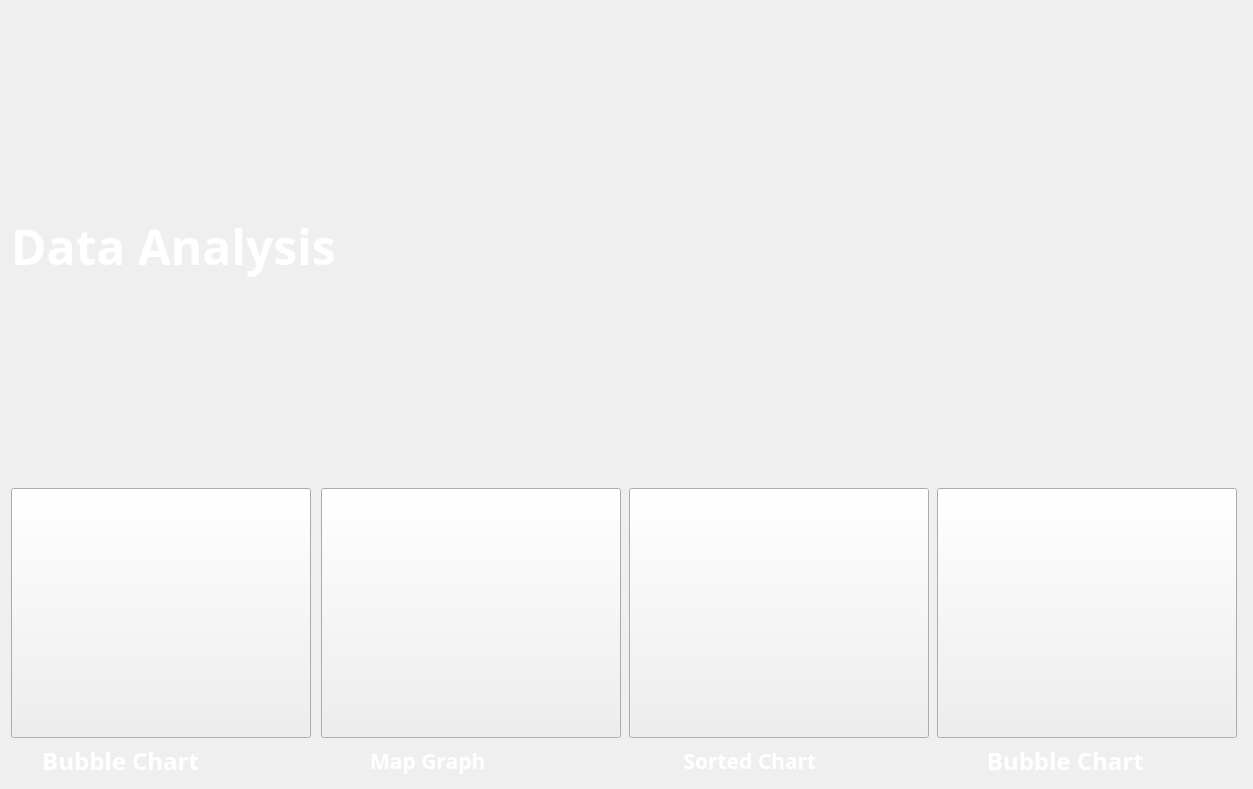
<?xml version="1.0" encoding="UTF-8"?>
<ui version="4.0">
 <class>Form</class>
 <widget class="QWidget" name="Form">
  <property name="geometry">
   <rect>
    <x>0</x>
    <y>0</y>
    <width>1253</width>
    <height>789</height>
   </rect>
  </property>
  <property name="minimumSize">
   <size>
    <width>1150</width>
    <height>730</height>
   </size>
  </property>
  <property name="windowTitle">
   <string>COVID-19 Updates</string>
  </property>
  <property name="styleSheet">
   <string notr="true">border-image: url(:/images/coronavirus-image-1_1200xx2121-1193-0-111.jpg);</string>
  </property>
  <layout class="QGridLayout" name="gridLayout_6">
   <item row="0" column="0">
    <spacer name="verticalSpacer_2">
     <property name="orientation">
      <enum>Qt::Vertical</enum>
     </property>
     <property name="sizeHint" stdset="0">
      <size>
       <width>20</width>
       <height>163</height>
      </size>
     </property>
    </spacer>
   </item>
   <item row="1" column="0">
    <widget class="QLabel" name="label">
     <property name="font">
      <font>
       <family>Book Antiqua</family>
       <pointsize>36</pointsize>
       <weight>75</weight>
       <bold>true</bold>
      </font>
     </property>
     <property name="styleSheet">
      <string notr="true">color: rgb(255, 255, 255);
border-image: url(:/images/4E001F.jpg);</string>
     </property>
     <property name="text">
      <string>Data Analysis</string>
     </property>
    </widget>
   </item>
   <item row="1" column="1">
    <spacer name="horizontalSpacer_5">
     <property name="orientation">
      <enum>Qt::Horizontal</enum>
     </property>
     <property name="sizeHint" stdset="0">
      <size>
       <width>848</width>
       <height>20</height>
      </size>
     </property>
    </spacer>
   </item>
   <item row="2" column="0">
    <spacer name="verticalSpacer">
     <property name="orientation">
      <enum>Qt::Vertical</enum>
     </property>
     <property name="sizeHint" stdset="0">
      <size>
       <width>20</width>
       <height>163</height>
      </size>
     </property>
    </spacer>
   </item>
   <item row="3" column="0" colspan="2">
    <layout class="QGridLayout" name="gridLayout_5">
     <item row="0" column="0">
      <layout class="QGridLayout" name="gridLayout">
       <item row="0" column="2">
        <widget class="QPushButton" name="BubbleChartButton">
         <property name="minimumSize">
          <size>
           <width>300</width>
           <height>250</height>
          </size>
         </property>
         <property name="cursor">
          <cursorShape>PointingHandCursor</cursorShape>
         </property>
         <property name="styleSheet">
          <string notr="true">border-image: url(:/images/bubble.JPG);</string>
         </property>
         <property name="text">
          <string/>
         </property>
        </widget>
       </item>
       <item row="1" column="2">
        <widget class="QLabel" name="label_10">
         <property name="font">
          <font>
           <family>Book Antiqua</family>
           <pointsize>18</pointsize>
           <weight>75</weight>
           <bold>true</bold>
          </font>
         </property>
         <property name="styleSheet">
          <string notr="true">color: rgb(255, 255, 255);
border-image: url(:/images/4E001F.jpg);</string>
         </property>
         <property name="text">
          <string>     Bubble Chart</string>
         </property>
        </widget>
       </item>
       <item row="0" column="0">
        <spacer name="horizontalSpacer_6">
         <property name="orientation">
          <enum>Qt::Horizontal</enum>
         </property>
         <property name="sizeHint" stdset="0">
          <size>
           <width>40</width>
           <height>20</height>
          </size>
         </property>
        </spacer>
       </item>
       <item row="0" column="3">
        <spacer name="horizontalSpacer">
         <property name="orientation">
          <enum>Qt::Horizontal</enum>
         </property>
         <property name="sizeHint" stdset="0">
          <size>
           <width>40</width>
           <height>20</height>
          </size>
         </property>
        </spacer>
       </item>
       <item row="0" column="1">
        <spacer name="horizontalSpacer_13">
         <property name="orientation">
          <enum>Qt::Horizontal</enum>
         </property>
         <property name="sizeHint" stdset="0">
          <size>
           <width>40</width>
           <height>20</height>
          </size>
         </property>
        </spacer>
       </item>
      </layout>
     </item>
     <item row="0" column="1">
      <layout class="QGridLayout" name="gridLayout_2">
       <item row="0" column="2">
        <spacer name="horizontalSpacer_12">
         <property name="orientation">
          <enum>Qt::Horizontal</enum>
         </property>
         <property name="sizeHint" stdset="0">
          <size>
           <width>40</width>
           <height>20</height>
          </size>
         </property>
        </spacer>
       </item>
       <item row="0" column="1">
        <spacer name="horizontalSpacer_11">
         <property name="orientation">
          <enum>Qt::Horizontal</enum>
         </property>
         <property name="sizeHint" stdset="0">
          <size>
           <width>40</width>
           <height>20</height>
          </size>
         </property>
        </spacer>
       </item>
       <item row="0" column="0">
        <spacer name="horizontalSpacer_7">
         <property name="orientation">
          <enum>Qt::Horizontal</enum>
         </property>
         <property name="sizeHint" stdset="0">
          <size>
           <width>40</width>
           <height>20</height>
          </size>
         </property>
        </spacer>
       </item>
       <item row="0" column="4">
        <spacer name="horizontalSpacer_2">
         <property name="orientation">
          <enum>Qt::Horizontal</enum>
         </property>
         <property name="sizeHint" stdset="0">
          <size>
           <width>40</width>
           <height>20</height>
          </size>
         </property>
        </spacer>
       </item>
       <item row="1" column="3">
        <widget class="QLabel" name="label_8">
         <property name="font">
          <font>
           <family>Book Antiqua</family>
           <pointsize>16</pointsize>
           <weight>75</weight>
           <bold>true</bold>
          </font>
         </property>
         <property name="styleSheet">
          <string notr="true">color: rgb(255, 255, 255);
border-image: url(:/images/4E001F.jpg);</string>
         </property>
         <property name="text">
          <string>         Map Graph</string>
         </property>
        </widget>
       </item>
       <item row="0" column="3">
        <widget class="QPushButton" name="MapGraphButton">
         <property name="minimumSize">
          <size>
           <width>300</width>
           <height>250</height>
          </size>
         </property>
         <property name="cursor">
          <cursorShape>PointingHandCursor</cursorShape>
         </property>
         <property name="styleSheet">
          <string notr="true">border-image: url(:/images/map.JPG);</string>
         </property>
         <property name="text">
          <string/>
         </property>
        </widget>
       </item>
      </layout>
     </item>
     <item row="0" column="3">
      <layout class="QGridLayout" name="gridLayout_3">
       <item row="0" column="0">
        <widget class="QPushButton" name="SortedChartButton">
         <property name="minimumSize">
          <size>
           <width>300</width>
           <height>250</height>
          </size>
         </property>
         <property name="cursor">
          <cursorShape>PointingHandCursor</cursorShape>
         </property>
         <property name="styleSheet">
          <string notr="true">border-image: url(:/images/Ranks.JPG);</string>
         </property>
         <property name="text">
          <string/>
         </property>
        </widget>
       </item>
       <item row="1" column="0">
        <widget class="QLabel" name="label_9">
         <property name="font">
          <font>
           <family>Book Antiqua</family>
           <pointsize>16</pointsize>
           <weight>75</weight>
           <bold>true</bold>
          </font>
         </property>
         <property name="styleSheet">
          <string notr="true">color: rgb(255, 255, 255);
border-image: url(:/images/4E001F.jpg);</string>
         </property>
         <property name="text">
          <string>          Sorted Chart</string>
         </property>
        </widget>
       </item>
       <item row="0" column="2">
        <spacer name="horizontalSpacer_3">
         <property name="orientation">
          <enum>Qt::Horizontal</enum>
         </property>
         <property name="sizeHint" stdset="0">
          <size>
           <width>40</width>
           <height>20</height>
          </size>
         </property>
        </spacer>
       </item>
       <item row="0" column="1">
        <spacer name="horizontalSpacer_15">
         <property name="orientation">
          <enum>Qt::Horizontal</enum>
         </property>
         <property name="sizeHint" stdset="0">
          <size>
           <width>40</width>
           <height>20</height>
          </size>
         </property>
        </spacer>
       </item>
      </layout>
     </item>
     <item row="0" column="5">
      <layout class="QGridLayout" name="gridLayout_4">
       <item row="0" column="0">
        <spacer name="horizontalSpacer_10">
         <property name="orientation">
          <enum>Qt::Horizontal</enum>
         </property>
         <property name="sizeHint" stdset="0">
          <size>
           <width>40</width>
           <height>20</height>
          </size>
         </property>
        </spacer>
       </item>
       <item row="0" column="4">
        <spacer name="horizontalSpacer_4">
         <property name="orientation">
          <enum>Qt::Horizontal</enum>
         </property>
         <property name="sizeHint" stdset="0">
          <size>
           <width>40</width>
           <height>20</height>
          </size>
         </property>
        </spacer>
       </item>
       <item row="0" column="2">
        <spacer name="horizontalSpacer_14">
         <property name="orientation">
          <enum>Qt::Horizontal</enum>
         </property>
         <property name="sizeHint" stdset="0">
          <size>
           <width>40</width>
           <height>20</height>
          </size>
         </property>
        </spacer>
       </item>
       <item row="0" column="1">
        <widget class="QPushButton" name="BubbleChartButton_2">
         <property name="minimumSize">
          <size>
           <width>300</width>
           <height>250</height>
          </size>
         </property>
         <property name="cursor">
          <cursorShape>PointingHandCursor</cursorShape>
         </property>
         <property name="styleSheet">
          <string notr="true">border-image: url(:/images/bubble.JPG);</string>
         </property>
         <property name="text">
          <string/>
         </property>
        </widget>
       </item>
       <item row="1" column="1">
        <widget class="QLabel" name="label_11">
         <property name="font">
          <font>
           <family>Book Antiqua</family>
           <pointsize>18</pointsize>
           <weight>75</weight>
           <bold>true</bold>
          </font>
         </property>
         <property name="styleSheet">
          <string notr="true">color: rgb(255, 255, 255);
border-image: url(:/images/4E001F.jpg);</string>
         </property>
         <property name="text">
          <string>        Bubble Chart</string>
         </property>
        </widget>
       </item>
       <item row="0" column="3">
        <spacer name="horizontalSpacer_17">
         <property name="orientation">
          <enum>Qt::Horizontal</enum>
         </property>
         <property name="sizeHint" stdset="0">
          <size>
           <width>40</width>
           <height>20</height>
          </size>
         </property>
        </spacer>
       </item>
      </layout>
     </item>
     <item row="0" column="2">
      <spacer name="horizontalSpacer_8">
       <property name="orientation">
        <enum>Qt::Horizontal</enum>
       </property>
       <property name="sizeHint" stdset="0">
        <size>
         <width>40</width>
         <height>20</height>
        </size>
       </property>
      </spacer>
     </item>
     <item row="0" column="4">
      <spacer name="horizontalSpacer_16">
       <property name="orientation">
        <enum>Qt::Horizontal</enum>
       </property>
       <property name="sizeHint" stdset="0">
        <size>
         <width>40</width>
         <height>20</height>
        </size>
       </property>
      </spacer>
     </item>
    </layout>
   </item>
  </layout>
 </widget>
 <resources>
  <include location="file used/sourcc.qrc"/>
 </resources>
 <connections/>
</ui>
